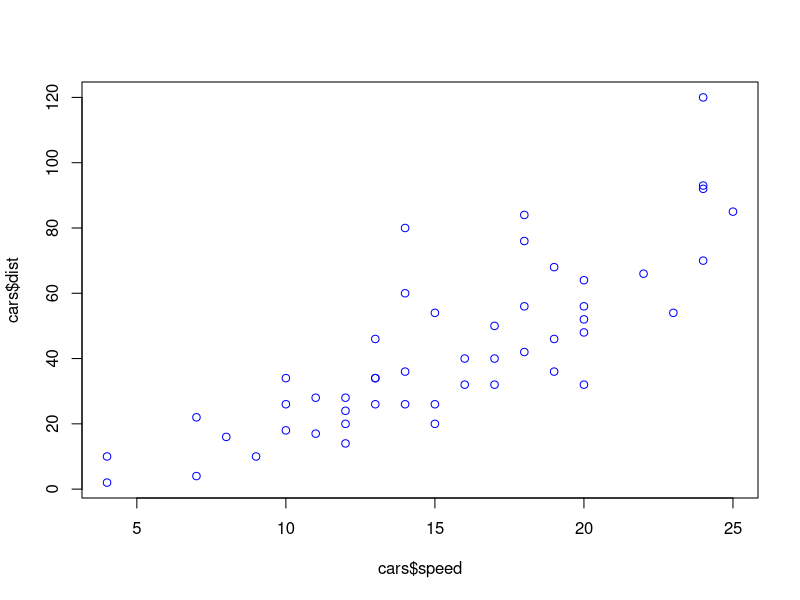

Reproduce this figure in R.
## ---- chunk 1
2+2
## ---- chunk 2
x <- 2+2
x
x^2
x*100
## ---- chunk 3
x <- 2+2==4
class(x)
y <- 2+2==5
class(y)
## ---- chunk 4
x <- c(2,4,6,8,10,12)
x
x^2
x*100
x==4
class(x)

## ---- chunk 5
y <- matrix(data = x,nrow = 3)
y
## ---- chunk 6
mean(x)
## ---- chunk 7
cars
plot(x=cars$speed, y=cars$dist, col="blue")
## ---- chunk 8
byTwo <- function(x){
  x*2
}
## ---- chunk 9
byTwo(2)
byTwo(4)
byTwo(x)
